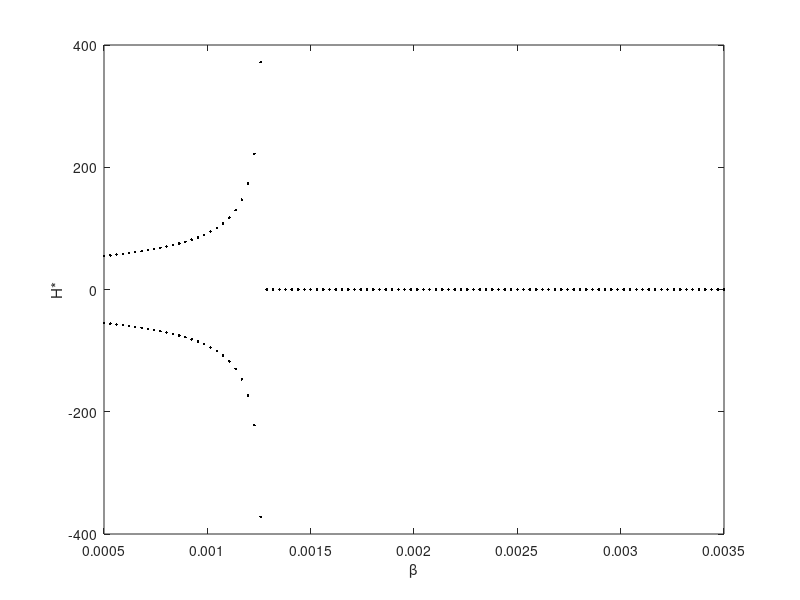

Write MATLAB code to recreate this figure.
% This script creates a plot of the value (if it exists) of H* for the Cooper's hawk model.
% We're varying beta.
%
% Last revised 7/27/11, 10:41pm

% Fixed parameters
muH = 1 / (365*5); % natural adult deaths
muj = 0.36 / (365*2); % natural baby deaths
d = 0.41 / 40; % disease deaths
lambda = 1; % adult hawk immigration rate
delta = 8.9; % food brought in per adult hawk
rho = (1/3) * (1/10); % chance that you get infected from eating infected food
alpha = 1 / (365*2); % fledgeling -> adult conversions per hawk
sigma = 0.38*0.14 + 0.47*0.5 + 0.15*0.9; % dove infection rate based on our research
ifood = delta*rho*sigma; % overall rate of infections due to food
d = 0.41 / 40; % disease death rate
gamma = 0.59 / 40; % recovery rate
x = ifood + muj + alpha;
y = muj + d + gamma;
z = muj + alpha;

% Calculating the H* values
betas = linspace(0.0005,0.0035,100); % beta values to check
Hstars = zeros(2,length(betas)); % matrix to hold H* values
for i = 1:length(betas) % For every d value...
	denominator = muH*x*y*z - alpha*betas(i)*(y*z + gamma*ifood); % denominator of H*
	numerator = lambda * x * y * z; % numerator of H*
	if (denominator*numerator > 0) % If this gives us an H* that actually exists...
		Hstars(1,i) = sqrt(numerator/denominator); % the positive H*
		Hstars(2,i) = -sqrt(numerator/denominator); % the negative H*
	end
end

% Graphing
plot(betas,Hstars,'k.');
xlabel('\beta');
ylabel('H*');
% title('Bifurcation of equilibrium based on \beta');